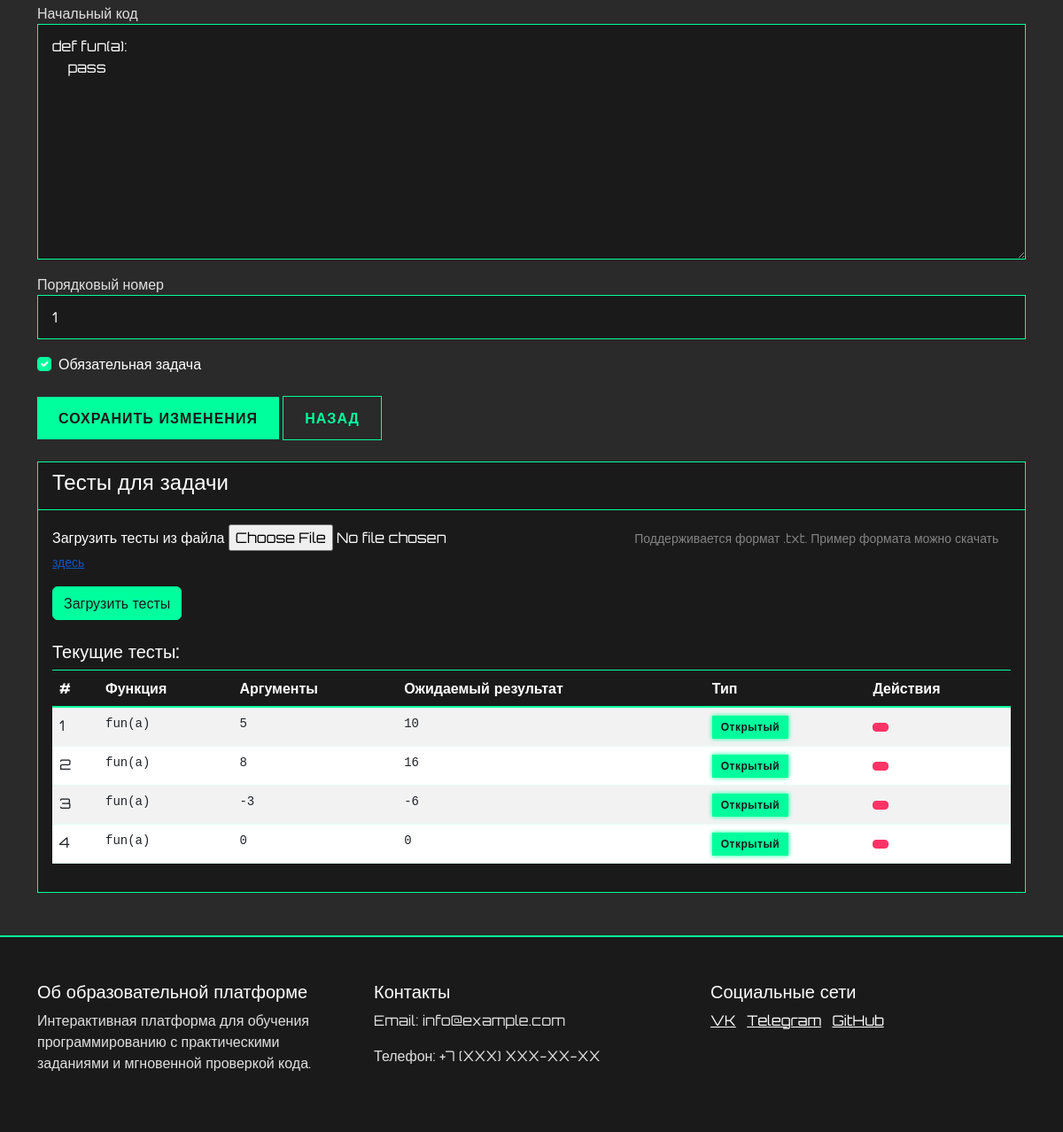
/admin/practice-tasks/1/edit (signed in, lower part), run on an earlier commit of the app's database.
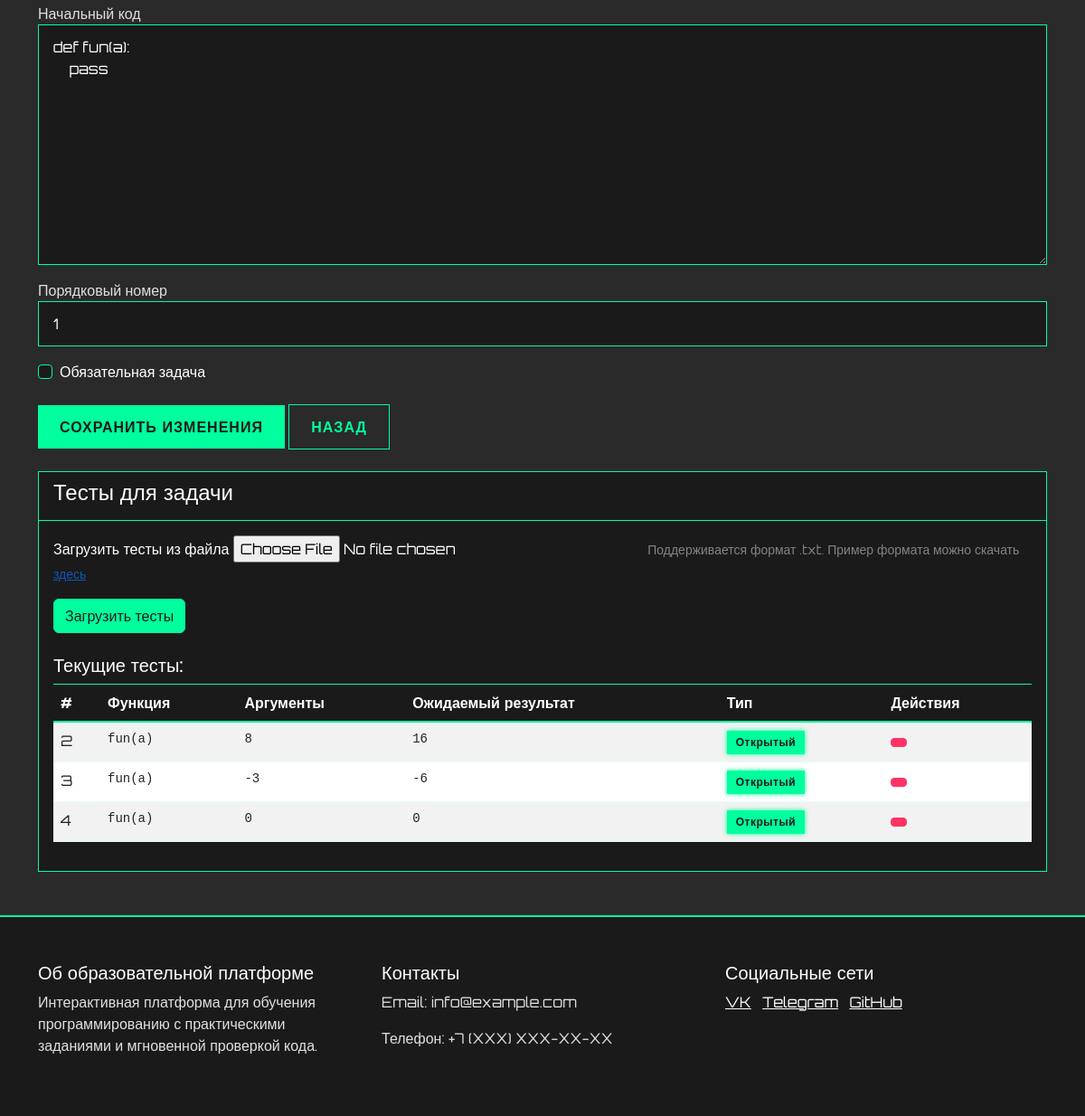
And on a later commit of the database.
### app.py (models this page shows, shortened)
class PracticeTask(db.Model):
    id = db.Column(db.Integer, primary_key=True)
    lesson_id = db.Column(db.Integer, db.ForeignKey('lesson.id'), nullable=False)
    title = db.Column(db.String(200), nullable=False)
    description = db.Column(db.Text, nullable=False)
    function_name = db.Column(db.String(200), nullable=False)  # Название функции
    initial_code = db.Column(db.Text)  # Начальный код для задачи
    order_number = db.Column(db.Integer, nullable=False)
    is_required = db.Column(db.Boolean, default=False)
    tests = db.relationship('TaskTest', backref='task', lazy=True, cascade='all, delete-orphan')

class TaskTest(db.Model):
    id = db.Column(db.Integer, primary_key=True)
    task_id = db.Column(db.Integer, db.ForeignKey('practice_task.id'), nullable=False)
    function = db.Column(db.String(200), nullable=False)  # Название функции для теста
    input_data = db.Column(db.Text, nullable=False)  # Аргументы функции
    expected_output = db.Column(db.Text, nullable=False)
    is_hidden = db.Column(db.Boolean, default=False)
    order_number = db.Column(db.Integer, nullable=False)

### app.py (the view, shortened to what this page needs)
@app.route('/admin/practice-tasks/<int:task_id>/edit', methods=['GET', 'POST'])
@login_required
@admin_required
def edit_practice_task(task_id):
    task = PracticeTask.query.get_or_404(task_id)
    return render_template('edit_practice_task.html', task=task)

### app.py (called while the page is built)
def admin_required(f):
    @wraps(f)
    def decorated_function(*args, **kwargs):
        if not current_user.is_authenticated or not current_user.is_admin:
            abort(403)
        return f(*args, **kwargs)
    return decorated_function

@login_manager.user_loader
def load_user(user_id):
    return User.query.get(int(user_id))

### templates/edit_practice_task.html (shortened to what the changed rows need)
{% extends "base.html" %}
{% block content %}
<div class="container mt-4">
    <form method="POST" class="mt-4">
        <div class="form-group mt-3">
            <label for="initial_code">Начальный код</label>
            <textarea class="form-control" id="initial_code" name="initial_code" rows="10">{{ task.initial_code }}</textarea>
        </div>
        <div class="form-group mt-3">
            <label for="order_number">Порядковый номер</label>
            <input type="number" class="form-control" id="order_number" name="order_number" value="{{ task.order_number }}" required>
        </div>
        <div class="form-check mt-3">
            <input type="checkbox" class="form-check-input" id="is_required" name="is_required" {% if task.is_required %}checked{% endif %}>
            <label class="form-check-label" for="is_required">Обязательная задача</label>
        </div>
    </form>
    <div class="card mt-4">
        <div class="card-body">
            <div class="mt-4">
                <div class="table-responsive">
                    <table class="table table-striped">
                        <thead>
                            <tr>
                                <th>#</th>
                                <th>Функция</th>
                                <th>Аргументы</th>
                                <th>Ожидаемый результат</th>
                                <th>Тип</th>
                                <th>Действия</th>
                            </tr>
                        </thead>
                        <tbody>
                            {% for test in task.tests %}
                            <tr>
                                <td>{{ test.order_number }}</td>
                                <td><pre class="mb-0">{{ test.function }}</pre></td>
                                <td><pre class="mb-0">{{ test.input_data }}</pre></td>
                                <td><pre class="mb-0">{{ test.expected_output }}</pre></td>
                                <td>
                                    {% if test.is_hidden %}
                                        <span class="badge bg-danger">Скрытый</span>
                                    {% else %}
                                        <span class="badge bg-success">Открытый</span>
                                    {% endif %}
                                </td>
                                <td>
                                    <form method="POST" action="{{ url_for('delete_task_test', test_id=test.id) }}" class="d-inline">
                                        <button type="submit" class="btn btn-danger btn-sm" onclick="return confirm('Удалить тест?')">
                                        </button>
                                    </form>
                                </td>
                            </tr>
                            {% endfor %}
                        </tbody>
                    </table>
                </div>
            </div>
        </div>
    </div>
</div>
<link rel="stylesheet" href="https://cdnjs.cloudflare.com/ajax/libs/codemirror/5.65.2/codemirror.min.css">
{% endblock %}

What changed in the data, as far as the page shows it:
removed TaskTest: order_number "1", function "fun(a)", input_data "5", expected_output "10", is_hidden "Открытый"
changed PracticeTask "def fun(a): pass": is_required "☑" → "☐"
